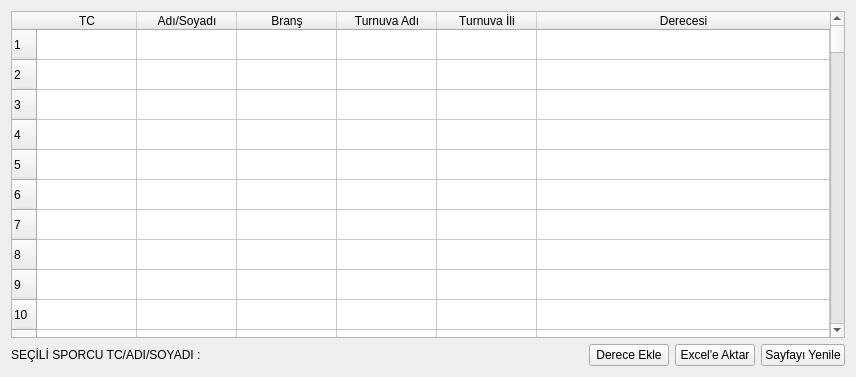
<?xml version="1.0" encoding="UTF-8"?>
<ui version="4.0">
 <class>Form</class>
 <widget class="QWidget" name="Form">
  <property name="geometry">
   <rect>
    <x>0</x>
    <y>0</y>
    <width>856</width>
    <height>377</height>
   </rect>
  </property>
  <property name="minimumSize">
   <size>
    <width>856</width>
    <height>377</height>
   </size>
  </property>
  <property name="maximumSize">
   <size>
    <width>856</width>
    <height>377</height>
   </size>
  </property>
  <property name="windowTitle">
   <string>Sporcu Derece Paneli</string>
  </property>
  <property name="windowIcon">
   <iconset resource="../py_rc/icons.qrc">
    <normaloff>:/assets/essk.png</normaloff>:/assets/essk.png</iconset>
  </property>
  <layout class="QVBoxLayout" name="verticalLayout_2">
   <item>
    <layout class="QVBoxLayout" name="verticalLayout">
     <item>
      <layout class="QHBoxLayout" name="horizontalLayout_2">
       <item>
        <widget class="QTableWidget" name="tableWidget">
         <property name="mouseTracking">
          <bool>false</bool>
         </property>
         <property name="focusPolicy">
          <enum>Qt::WheelFocus</enum>
         </property>
         <property name="contextMenuPolicy">
          <enum>Qt::DefaultContextMenu</enum>
         </property>
         <property name="autoFillBackground">
          <bool>true</bool>
         </property>
         <property name="frameShape">
          <enum>QFrame::StyledPanel</enum>
         </property>
         <property name="sizeAdjustPolicy">
          <enum>QAbstractScrollArea::AdjustIgnored</enum>
         </property>
         <property name="autoScroll">
          <bool>true</bool>
         </property>
         <property name="editTriggers">
          <set>QAbstractItemView::NoEditTriggers</set>
         </property>
         <property name="dragEnabled">
          <bool>false</bool>
         </property>
         <property name="alternatingRowColors">
          <bool>false</bool>
         </property>
         <property name="verticalScrollMode">
          <enum>QAbstractItemView::ScrollPerItem</enum>
         </property>
         <property name="gridStyle">
          <enum>Qt::SolidLine</enum>
         </property>
         <property name="sortingEnabled">
          <bool>true</bool>
         </property>
         <property name="rowCount">
          <number>999</number>
         </property>
         <attribute name="horizontalHeaderCascadingSectionResizes">
          <bool>true</bool>
         </attribute>
         <attribute name="horizontalHeaderHighlightSections">
          <bool>false</bool>
         </attribute>
         <attribute name="horizontalHeaderStretchLastSection">
          <bool>true</bool>
         </attribute>
         <attribute name="verticalHeaderCascadingSectionResizes">
          <bool>false</bool>
         </attribute>
         <attribute name="verticalHeaderShowSortIndicator" stdset="0">
          <bool>false</bool>
         </attribute>
         <attribute name="verticalHeaderStretchLastSection">
          <bool>false</bool>
         </attribute>
         <row/>
         <row/>
         <row/>
         <row/>
         <row/>
         <row/>
         <row/>
         <row/>
         <row/>
         <row/>
         <row/>
         <row/>
         <row/>
         <row/>
         <row/>
         <row/>
         <row/>
         <row/>
         <row/>
         <row/>
         <row/>
         <row/>
         <row/>
         <row/>
         <row/>
         <row/>
         <row/>
         <row/>
         <row/>
         <row/>
         <row/>
         <row/>
         <row/>
         <row/>
         <row/>
         <row/>
         <row/>
         <row/>
         <row/>
         <row/>
         <row/>
         <row/>
         <row/>
         <row/>
         <row/>
         <row/>
         <row/>
         <row/>
         <row/>
         <row/>
         <row/>
         <row/>
         <row/>
         <row/>
         <row/>
         <row/>
         <row/>
         <row/>
         <row/>
         <row/>
         <row/>
         <row/>
         <row/>
         <row/>
         <row/>
         <row/>
         <row/>
         <row/>
         <row/>
         <row/>
         <row/>
         <row/>
         <row/>
         <row/>
         <row/>
         <row/>
         <row/>
         <row/>
         <row/>
         <row/>
         <row/>
         <row/>
         <row/>
         <row/>
         <row/>
         <row/>
         <row/>
         <row/>
         <row/>
         <row/>
         <row/>
         <row/>
         <row/>
         <row/>
         <row/>
         <row/>
         <row/>
         <row/>
         <row/>
         <row/>
         <row/>
         <row/>
         <row/>
         <row/>
         <row/>
         <row/>
         <row/>
         <row/>
         <row/>
         <row/>
         <row/>
         <row/>
         <row/>
         <row/>
         <row/>
         <row/>
         <row/>
         <row/>
         <row/>
         <row/>
         <row/>
         <row/>
         <row/>
         <row/>
         <row/>
         <row/>
         <row/>
         <row/>
         <row/>
         <row/>
         <row/>
         <row/>
         <row/>
         <row/>
         <row/>
         <row/>
         <row/>
         <row/>
         <row/>
         <row/>
         <row/>
         <row/>
         <row/>
         <row/>
         <row/>
         <row/>
         <row/>
         <row/>
         <row/>
         <row/>
         <row/>
         <row/>
         <row/>
         <row/>
         <row/>
         <row/>
         <row/>
         <row/>
         <row/>
         <row/>
         <row/>
         <row/>
         <row/>
         <row/>
         <row/>
         <row/>
         <row/>
         <row/>
         <row/>
         <row/>
         <row/>
         <row/>
         <row/>
         <row/>
         <row/>
         <row/>
         <row/>
         <row/>
         <row/>
         <row/>
         <row/>
         <row/>
         <row/>
         <row/>
         <row/>
         <row/>
         <row/>
         <row/>
         <row/>
         <row/>
         <row/>
         <row/>
         <row/>
         <row/>
         <row/>
         <row/>
         <row/>
         <row/>
         <row/>
         <row/>
         <row/>
         <row/>
         <row/>
         <row/>
         <row/>
         <row/>
         <row/>
         <row/>
         <row/>
         <row/>
         <row/>
         <row/>
         <row/>
         <row/>
         <row/>
         <row/>
         <row/>
         <row/>
         <row/>
         <row/>
         <row/>
         <row/>
         <row/>
         <row/>
         <row/>
         <row/>
         <row/>
         <row/>
         <row/>
         <row/>
         <row/>
         <row/>
         <row/>
         <row/>
         <row/>
         <row/>
         <row/>
         <row/>
         <row/>
         <row/>
         <row/>
         <row/>
         <row/>
         <row/>
         <row/>
         <row/>
         <row/>
         <row/>
         <row/>
         <row/>
         <row/>
         <row/>
         <row/>
         <row/>
         <row/>
         <row/>
         <row/>
         <row/>
         <row/>
         <row/>
         <row/>
         <row/>
         <row/>
         <row/>
         <row/>
         <row/>
         <row/>
         <row/>
         <row/>
         <row/>
         <row/>
         <row/>
         <row/>
         <row/>
         <row/>
         <row/>
         <row/>
         <row/>
         <row/>
         <row/>
         <row/>
         <row/>
         <row/>
         <row/>
         <row/>
         <row/>
         <row/>
         <row/>
         <row/>
         <row/>
         <row/>
         <row/>
         <row/>
         <row/>
         <row/>
         <row/>
         <row/>
         <row/>
         <row/>
         <row/>
         <row/>
         <row/>
         <row/>
         <row/>
         <row/>
         <row/>
         <row/>
         <row/>
         <row/>
         <row/>
         <row/>
         <row/>
         <row/>
         <row/>
         <row/>
         <row/>
         <row/>
         <row/>
         <row/>
         <row/>
         <row/>
         <row/>
         <row/>
         <row/>
         <row/>
         <row/>
         <row/>
         <row/>
         <row/>
         <row/>
         <row/>
         <row/>
         <row/>
         <row/>
         <row/>
         <row/>
         <row/>
         <row/>
         <row/>
         <row/>
         <row/>
         <row/>
         <row/>
         <row/>
         <row/>
         <row/>
         <row/>
         <row/>
         <row/>
         <row/>
         <row/>
         <row/>
         <row/>
         <row/>
         <row/>
         <row/>
         <row/>
         <row/>
         <row/>
         <row/>
         <row/>
         <row/>
         <row/>
         <row/>
         <row/>
         <row/>
         <row/>
         <row/>
         <row/>
         <row/>
         <row/>
         <row/>
         <row/>
         <row/>
         <row/>
         <row/>
         <row/>
         <row/>
         <row/>
         <row/>
         <row/>
         <row/>
         <row/>
         <row/>
         <row/>
         <row/>
         <row/>
         <row/>
         <row/>
         <row/>
         <row/>
         <row/>
         <row/>
         <row/>
         <row/>
         <row/>
         <row/>
         <row/>
         <row/>
         <row/>
         <row/>
         <row/>
         <row/>
         <row/>
         <row/>
         <row/>
         <row/>
         <row/>
         <row/>
         <row/>
         <row/>
         <row/>
         <row/>
         <row/>
         <row/>
         <row/>
         <row/>
         <row/>
         <row/>
         <row/>
         <row/>
         <row/>
         <row/>
         <row/>
         <row/>
         <row/>
         <row/>
         <row/>
         <row/>
         <row/>
         <row/>
         <row/>
         <row/>
         <row/>
         <row/>
         <row/>
         <row/>
         <row/>
         <row/>
         <row/>
         <row/>
         <row/>
         <row/>
         <row/>
         <row/>
         <row/>
         <row/>
         <row/>
         <row/>
         <row/>
         <row/>
         <row/>
         <row/>
         <row/>
         <row/>
         <row/>
         <row/>
         <row/>
         <row/>
         <row/>
         <row/>
         <row/>
         <row/>
         <row/>
         <row/>
         <row/>
         <row/>
         <row/>
         <row/>
         <row/>
         <row/>
         <row/>
         <row/>
         <row/>
         <row/>
         <row/>
         <row/>
         <row/>
         <row/>
         <row/>
         <row/>
         <row/>
         <row/>
         <row/>
         <row/>
         <row/>
         <row/>
         <row/>
         <row/>
         <row/>
         <row/>
         <row/>
         <row/>
         <row/>
         <row/>
         <row/>
         <row/>
         <row/>
         <row/>
         <row/>
         <row/>
         <row/>
         <row/>
         <row/>
         <row/>
         <row/>
         <row/>
         <row/>
         <row/>
         <row/>
         <row/>
         <row/>
         <row/>
         <row/>
         <row/>
         <row/>
         <row/>
         <row/>
         <row/>
         <row/>
         <row/>
         <row/>
         <row/>
         <row/>
         <row/>
         <row/>
         <row/>
         <row/>
         <row/>
         <row/>
         <row/>
         <row/>
         <row/>
         <row/>
         <row/>
         <row/>
         <row/>
         <row/>
         <row/>
         <row/>
         <row/>
         <row/>
         <row/>
         <row/>
         <row/>
         <row/>
         <row/>
         <row/>
         <row/>
         <row/>
         <row/>
         <row/>
         <row/>
         <row/>
         <row/>
         <row/>
         <row/>
         <row/>
         <row/>
         <row/>
         <row/>
         <row/>
         <row/>
         <row/>
         <row/>
         <row/>
         <row/>
         <row/>
         <row/>
         <row/>
         <row/>
         <row/>
         <row/>
         <row/>
         <row/>
         <row/>
         <row/>
         <row/>
         <row/>
         <row/>
         <row/>
         <row/>
         <row/>
         <row/>
         <row/>
         <row/>
         <row/>
         <row/>
         <row/>
         <row/>
         <row/>
         <row/>
         <row/>
         <row/>
         <row/>
         <row/>
         <row/>
         <row/>
         <row/>
         <row/>
         <row/>
         <row/>
         <row/>
         <row/>
         <row/>
         <row/>
         <row/>
         <row/>
         <row/>
         <row/>
         <row/>
         <row/>
         <row/>
         <row/>
         <row/>
         <row/>
         <row/>
         <row/>
         <row/>
         <row/>
         <row/>
         <row/>
         <row/>
         <row/>
         <row/>
         <row/>
         <row/>
         <row/>
         <row/>
         <row/>
         <row/>
         <row/>
         <row/>
         <row/>
         <row/>
         <row/>
         <row/>
         <row/>
         <row/>
         <row/>
         <row/>
         <row/>
         <row/>
         <row/>
         <row/>
         <row/>
         <row/>
         <row/>
         <row/>
         <row/>
         <row/>
         <row/>
         <row/>
         <row/>
         <row/>
         <row/>
         <row/>
         <row/>
         <row/>
         <row/>
         <row/>
         <row/>
         <row/>
         <row/>
         <row/>
         <row/>
         <row/>
         <row/>
         <row/>
         <row/>
         <row/>
         <row/>
         <row/>
         <row/>
         <row/>
         <row/>
         <row/>
         <row/>
         <row/>
         <row/>
         <row/>
         <row/>
         <row/>
         <row/>
         <row/>
         <row/>
         <row/>
         <row/>
         <row/>
         <row/>
         <row/>
         <row/>
         <row/>
         <row/>
         <row/>
         <row/>
         <row/>
         <row/>
         <row/>
         <row/>
         <row/>
         <row/>
         <row/>
         <row/>
         <row/>
         <row/>
         <row/>
         <row/>
         <row/>
         <row/>
         <row/>
         <row/>
         <row/>
         <row/>
         <row/>
         <row/>
         <row/>
         <row/>
         <row/>
         <row/>
         <row/>
         <row/>
         <row/>
         <row/>
         <row/>
         <row/>
         <row/>
         <row/>
         <row/>
         <row/>
         <row/>
         <row/>
         <row/>
         <row/>
         <row/>
         <row/>
         <row/>
         <row/>
         <row/>
         <row/>
         <row/>
         <row/>
         <row/>
         <row/>
         <row/>
         <row/>
         <row/>
         <row/>
         <row/>
         <row/>
         <row/>
         <row/>
         <row/>
         <row/>
         <row/>
         <row/>
         <row/>
         <row/>
         <row/>
         <row/>
         <row/>
         <row/>
         <row/>
         <row/>
         <row/>
         <row/>
         <row/>
         <row/>
         <row/>
         <row/>
         <row/>
         <row/>
         <row/>
         <row/>
         <row/>
         <row/>
         <row/>
         <row/>
         <row/>
         <row/>
         <row/>
         <row/>
         <row/>
         <row/>
         <row/>
         <row/>
         <row/>
         <row/>
         <row/>
         <row/>
         <row/>
         <row/>
         <row/>
         <row/>
         <row/>
         <row/>
         <row/>
         <row/>
         <row/>
         <row/>
         <row/>
         <row/>
         <row/>
         <row/>
         <row/>
         <row/>
         <row/>
         <row/>
         <row/>
         <row/>
         <row/>
         <row/>
         <row/>
         <row/>
         <row/>
         <row/>
         <row/>
         <row/>
         <row/>
         <row/>
         <row/>
         <row/>
         <row/>
         <row/>
         <row/>
         <row/>
         <row/>
         <row/>
         <row/>
         <row/>
         <row/>
         <row/>
         <row/>
         <row/>
         <row/>
         <row/>
         <row/>
         <row/>
         <row/>
         <row/>
         <row/>
         <row/>
         <row/>
         <row/>
         <row/>
         <row/>
         <row/>
         <row/>
         <row/>
         <row/>
         <row/>
         <row/>
         <row/>
         <row/>
         <row/>
         <row/>
         <row/>
         <row/>
         <row/>
         <row/>
         <row/>
         <row/>
         <row/>
         <row/>
         <row/>
         <row/>
         <row/>
         <row/>
         <row/>
         <row/>
         <row/>
         <row/>
         <row/>
         <row/>
         <row/>
         <row/>
         <row/>
         <row/>
         <row/>
         <row/>
         <row/>
         <row/>
         <row/>
         <row/>
         <row/>
         <row/>
         <row/>
         <row/>
         <row/>
         <row/>
         <row/>
         <row/>
         <row/>
         <row/>
         <row/>
         <row/>
         <row/>
         <row/>
         <row/>
         <row/>
         <row/>
         <row/>
         <row/>
         <row/>
         <row/>
         <row/>
         <row/>
         <row/>
         <row/>
         <row/>
         <row/>
         <row/>
         <row/>
         <row/>
         <row/>
         <row/>
         <row/>
         <row/>
         <row/>
         <row/>
         <row/>
         <row/>
         <row/>
         <row/>
         <row/>
         <row/>
         <row/>
         <row/>
         <row/>
         <row/>
         <row/>
         <row/>
         <row/>
         <row/>
         <row/>
         <row/>
         <row/>
         <row/>
         <row/>
         <row/>
         <row/>
         <row/>
         <row/>
         <row/>
         <row/>
         <row/>
         <row/>
         <row/>
         <row/>
         <row/>
         <row/>
         <row/>
         <row/>
         <row/>
         <row/>
         <row/>
         <row/>
         <row/>
         <row/>
         <row/>
         <row/>
         <row/>
         <row/>
         <row/>
         <row/>
         <row/>
         <row/>
         <row/>
         <row/>
         <row/>
         <row/>
         <row/>
         <row/>
         <row/>
         <row/>
         <row/>
         <row/>
         <row/>
         <row/>
         <row/>
         <row/>
         <row/>
         <row/>
         <row/>
         <row/>
         <row/>
         <row/>
         <row/>
         <row/>
         <row/>
         <row/>
         <row/>
         <row/>
         <row/>
         <row/>
         <row/>
         <row/>
         <row/>
         <row/>
         <column>
          <property name="text">
           <string>TC</string>
          </property>
         </column>
         <column>
          <property name="text">
           <string>Adı/Soyadı</string>
          </property>
         </column>
         <column>
          <property name="text">
           <string>Branş</string>
          </property>
         </column>
         <column>
          <property name="text">
           <string>Turnuva Adı</string>
          </property>
         </column>
         <column>
          <property name="text">
           <string>Turnuva İli</string>
          </property>
         </column>
         <column>
          <property name="text">
           <string>Derecesi</string>
          </property>
         </column>
        </widget>
       </item>
      </layout>
     </item>
     <item>
      <layout class="QHBoxLayout" name="horizontalLayout">
       <item>
        <widget class="QLabel" name="label">
         <property name="text">
          <string>SEÇİLİ SPORCU TC/ADI/SOYADI :</string>
         </property>
        </widget>
       </item>
       <item>
        <widget class="QLabel" name="sporcutc_name_surname">
         <property name="text">
          <string/>
         </property>
        </widget>
       </item>
       <item>
        <spacer name="horizontalSpacer">
         <property name="orientation">
          <enum>Qt::Horizontal</enum>
         </property>
         <property name="sizeHint" stdset="0">
          <size>
           <width>40</width>
           <height>20</height>
          </size>
         </property>
        </spacer>
       </item>
       <item>
        <widget class="QPushButton" name="derece_add_button">
         <property name="text">
          <string>Derece Ekle</string>
         </property>
        </widget>
       </item>
       <item>
        <widget class="QPushButton" name="excel_aktar_button">
         <property name="text">
          <string>Excel'e Aktar</string>
         </property>
        </widget>
       </item>
       <item>
        <widget class="QPushButton" name="sayfa_yenile_button">
         <property name="text">
          <string>Sayfayı Yenile</string>
         </property>
        </widget>
       </item>
      </layout>
     </item>
    </layout>
   </item>
  </layout>
 </widget>
 <resources>
  <include location="../py_rc/icons.qrc"/>
 </resources>
 <connections/>
</ui>
